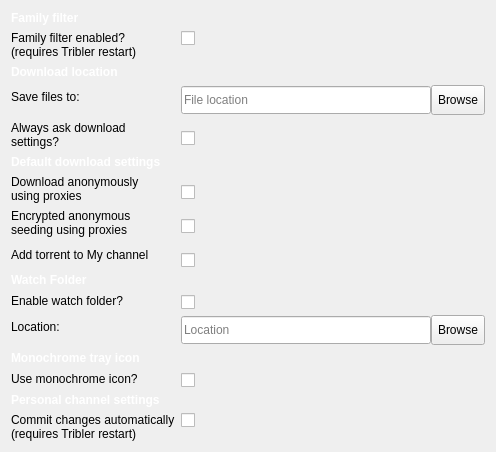
                <widget class="QWidget" name="settings_general_tab">
                 <property name="sizePolicy">
                  <sizepolicy hsizetype="Preferred" vsizetype="Preferred">
                   <horstretch>0</horstretch>
                   <verstretch>0</verstretch>
                  </sizepolicy>
                 </property>
                 <layout class="QFormLayout" name="formLayout">
                  <property name="fieldGrowthPolicy">
                   <enum>QFormLayout::ExpandingFieldsGrow</enum>
                  </property>
                  <property name="labelAlignment">
                   <set>Qt::AlignLeading|Qt::AlignLeft|Qt::AlignTop</set>
                  </property>
                  <property name="formAlignment">
                   <set>Qt::AlignLeading|Qt::AlignLeft|Qt::AlignTop</set>
                  </property>
                  <item row="0" column="0">
                   <widget class="QLabel" name="label_35">
                    <property name="styleSheet">
                     <string notr="true">font-weight: bold;
color: white;</string>
                    </property>
                    <property name="text">
                     <string>Family filter</string>
                    </property>
                   </widget>
                  </item>
                  <item row="1" column="0">
                   <widget class="QLabel" name="label_37">
                    <property name="text">
                     <string>Family filter enabled?
(requires Tribler restart)</string>
                    </property>
                   </widget>
                  </item>
                  <item row="1" column="1">
                   <widget class="QCheckBox" name="family_filter_checkbox">
                    <property name="text">
                     <string/>
                    </property>
                   </widget>
                  </item>
                  <item row="14" column="0">
                   <widget class="QLabel" name="label_42">
                    <property name="styleSheet">
                     <string notr="true">font-weight: bold;
color: white;</string>
                    </property>
                    <property name="text">
                     <string>Personal channel settings</string>
                    </property>
                   </widget>
                  </item>
                  <item row="15" column="0">
                   <widget class="QLabel" name="label_43">
                    <property name="text">
                     <string>Commit changes automatically
(requires Tribler restart)</string>
                    </property>
                   </widget>
                  </item>
                  <item row="15" column="1">
                   <widget class="QCheckBox" name="channel_autocommit_checkbox">
                    <property name="text">
                     <string/>
                    </property>
                   </widget>
                  </item>
                  <item row="2" column="0">
                   <widget class="QLabel" name="label_4">
                    <property name="styleSheet">
                     <string notr="true">font-weight: bold;
color: white;</string>
                    </property>
                    <property name="text">
                     <string>Download location</string>
                    </property>
                   </widget>
                  </item>
                  <item row="3" column="0">
                   <widget class="QLabel" name="label_5">
                    <property name="styleSheet">
                     <string notr="true"/>
                    </property>
                    <property name="text">
                     <string>Save files to:</string>
                    </property>
                   </widget>
                  </item>
                  <item row="3" column="1">
                   <widget class="QWidget" name="settings_download_location_widget" native="true">
                    <layout class="QHBoxLayout" name="horizontalLayout_8">
                     <property name="spacing">
                      <number>0</number>
                     </property>
                     <property name="leftMargin">
                      <number>0</number>
                     </property>
                     <property name="topMargin">
                      <number>0</number>
                     </property>
                     <property name="rightMargin">
                      <number>0</number>
                     </property>
                     <property name="bottomMargin">
                      <number>0</number>
                     </property>
                     <item>
                      <widget class="QLineEdit" name="download_location_input">
                       <property name="sizePolicy">
                        <sizepolicy hsizetype="Fixed" vsizetype="Fixed">
                         <horstretch>0</horstretch>
                         <verstretch>0</verstretch>
                        </sizepolicy>
                       </property>
                       <property name="minimumSize">
                        <size>
                         <width>250</width>
                         <height>28</height>
                        </size>
                       </property>
                       <property name="maximumSize">
                        <size>
                         <width>250</width>
                         <height>28</height>
                        </size>
                       </property>
                       <property name="styleSheet">
                        <string notr="true"/>
                       </property>
                       <property name="placeholderText">
                        <string>File location</string>
                       </property>
                      </widget>
                     </item>
                     <item>
                      <widget class="QToolButton" name="download_location_chooser_button">
                       <property name="minimumSize">
                        <size>
                         <width>50</width>
                         <height>30</height>
                        </size>
                       </property>
                       <property name="baseSize">
                        <size>
                         <width>50</width>
                         <height>30</height>
                        </size>
                       </property>
                       <property name="toolTip">
                        <string>Browse download location</string>
                       </property>
                       <property name="text">
                        <string>Browse</string>
                       </property>
                       <property name="icon">
                        <iconset>
                         <normaloff>../images/browse_folder.svg</normaloff>../images/browse_folder.svg</iconset>
                       </property>
                       <property name="toolButtonStyle">
                        <enum>Qt::ToolButtonIconOnly</enum>
                       </property>
                       <property name="autoRaise">
                        <bool>false</bool>
                       </property>
                       <property name="arrowType">
                        <enum>Qt::NoArrow</enum>
                       </property>
                      </widget>
                     </item>
                    </layout>
                   </widget>
                  </item>
                  <item row="4" column="0">
                   <widget class="QLabel" name="label_6">
                    <property name="styleSheet">
                     <string notr="true"/>
                    </property>
                    <property name="text">
                     <string>Always ask download
settings?</string>
                    </property>
                   </widget>
                  </item>
                  <item row="4" column="1">
                   <widget class="QCheckBox" name="always_ask_location_checkbox">
                    <property name="styleSheet">
                     <string notr="true">margin-top: 10px;</string>
                    </property>
                    <property name="text">
                     <string/>
                    </property>
                   </widget>
                  </item>
                  <item row="5" column="0">
                   <widget class="QLabel" name="default_download_settings_header">
                    <property name="styleSheet">
                     <string notr="true">font-weight: bold;
color: white;</string>
                    </property>
                    <property name="text">
                     <string>Default download settings</string>
                    </property>
                   </widget>
                  </item>
                  <item row="6" column="0">
                   <widget class="QLabel" name="download_settings_anon_label">
                    <property name="text">
                     <string>Download anonymously
using proxies</string>
                    </property>
                   </widget>
                  </item>
                  <item row="6" column="1">
                   <widget class="QCheckBox" name="download_settings_anon_checkbox">
                    <property name="styleSheet">
                     <string notr="true">margin-top: 10px;</string>
                    </property>
                    <property name="text">
                     <string/>
                    </property>
                   </widget>
                  </item>
                  <item row="7" column="0">
                   <widget class="QLabel" name="download_settings_anon_seeding_label">
                    <property name="text">
                     <string>Encrypted anonymous
seeding using proxies</string>
                    </property>
                   </widget>
                  </item>
                  <item row="7" column="1">
                   <widget class="QCheckBox" name="download_settings_anon_seeding_checkbox">
                    <property name="styleSheet">
                     <string notr="true">margin-top: 10px;</string>
                    </property>
                    <property name="text">
                     <string/>
                    </property>
                   </widget>
                  </item>
                  <item row="8" column="0">
                   <widget class="QLabel" name="download_settings_add_to_channel_label">
                    <property name="styleSheet">
                     <string notr="true"/>
                    </property>
                    <property name="text">
                     <string>Add torrent to My channel</string>
                    </property>
                   </widget>
                  </item>
                  <item row="8" column="1">
                   <widget class="QCheckBox" name="download_settings_add_to_channel_checkbox">
                    <property name="styleSheet">
                     <string notr="true">margin-top: 10px;</string>
                    </property>
                    <property name="text">
                     <string/>
                    </property>
                   </widget>
                  </item>
                  <item row="9" column="0">
                   <widget class="QLabel" name="label_22">
                    <property name="styleSheet">
                     <string notr="true">font-weight: bold;
color: white;</string>
                    </property>
                    <property name="text">
                     <string>Watch Folder</string>
                    </property>
                   </widget>
                  </item>
                  <item row="10" column="0">
                   <widget class="QLabel" name="label_23">
                    <property name="styleSheet">
                     <string notr="true"/>
                    </property>
                    <property name="text">
                     <string>Enable watch folder?</string>
                    </property>
                   </widget>
                  </item>
                  <item row="10" column="1">
                   <widget class="QCheckBox" name="watchfolder_enabled_checkbox">
                    <property name="styleSheet">
                     <string notr="true">margin-top: 2px;</string>
                    </property>
                    <property name="text">
                     <string/>
                    </property>
                   </widget>
                  </item>
                  <item row="11" column="0">
                   <widget class="QLabel" name="label_24">
                    <property name="styleSheet">
                     <string notr="true"/>
                    </property>
                    <property name="text">
                     <string>Location:</string>
                    </property>
                   </widget>
                  </item>
                  <item row="11" column="1">
                   <widget class="QWidget" name="settings_watch_folder_widget" native="true">
                    <layout class="QHBoxLayout" name="horizontalLayout_watchfolder">
                     <property name="spacing">
                      <number>0</number>
                     </property>
                     <property name="leftMargin">
                      <number>0</number>
                     </property>
                     <property name="topMargin">
                      <number>0</number>
                     </property>
                     <property name="rightMargin">
                      <number>0</number>
                     </property>
                     <property name="bottomMargin">
                      <number>0</number>
                     </property>
                     <item>
                      <widget class="QLineEdit" name="watchfolder_location_input">
                       <property name="sizePolicy">
                        <sizepolicy hsizetype="Fixed" vsizetype="Fixed">
                         <horstretch>0</horstretch>
                         <verstretch>0</verstretch>
                        </sizepolicy>
                       </property>
                       <property name="minimumSize">
                        <size>
                         <width>250</width>
                         <height>28</height>
                        </size>
                       </property>
                       <property name="maximumSize">
                        <size>
                         <width>250</width>
                         <height>28</height>
                        </size>
                       </property>
                       <property name="styleSheet">
                        <string notr="true"/>
                       </property>
                       <property name="placeholderText">
                        <string>Location</string>
                       </property>
                      </widget>
                     </item>
                     <item>
                      <widget class="QToolButton" name="watch_folder_chooser_button">
                       <property name="minimumSize">
                        <size>
                         <width>50</width>
                         <height>30</height>
                        </size>
                       </property>
                       <property name="baseSize">
                        <size>
                         <width>50</width>
                         <height>30</height>
                        </size>
                       </property>
                       <property name="toolTip">
                        <string>Browse watch folder</string>
                       </property>
                       <property name="text">
                        <string>Browse</string>
                       </property>
                       <property name="icon">
                        <iconset>
                         <normaloff>../images/browse_folder.svg</normaloff>../images/browse_folder.svg</iconset>
                       </property>
                       <property name="toolButtonStyle">
                        <enum>Qt::ToolButtonIconOnly</enum>
                       </property>
                       <property name="autoRaise">
                        <bool>false</bool>
                       </property>
                       <property name="arrowType">
                        <enum>Qt::NoArrow</enum>
                       </property>
                      </widget>
                     </item>
                    </layout>
                   </widget>
                  </item>
                  <item row="12" column="0">
                   <widget class="QLabel" name="label_31">
                    <property name="styleSheet">
                     <string notr="true">font-weight: bold;
color: white;</string>
                    </property>
                    <property name="text">
                     <string>Monochrome tray icon</string>
                    </property>
                   </widget>
                  </item>
                  <item row="13" column="0">
                   <widget class="QLabel" name="label_32">
                    <property name="text">
                     <string>Use monochrome icon?</string>
                    </property>
                   </widget>
                  </item>
                  <item row="13" column="1">
                   <widget class="QCheckBox" name="use_monochrome_icon_checkbox">
                    <property name="styleSheet">
                     <string notr="true">margin-top: 2px;</string>
                    </property>
                    <property name="text">
                     <string/>
                    </property>
                   </widget>
                  </item>
                 </layout>
                </widget>
